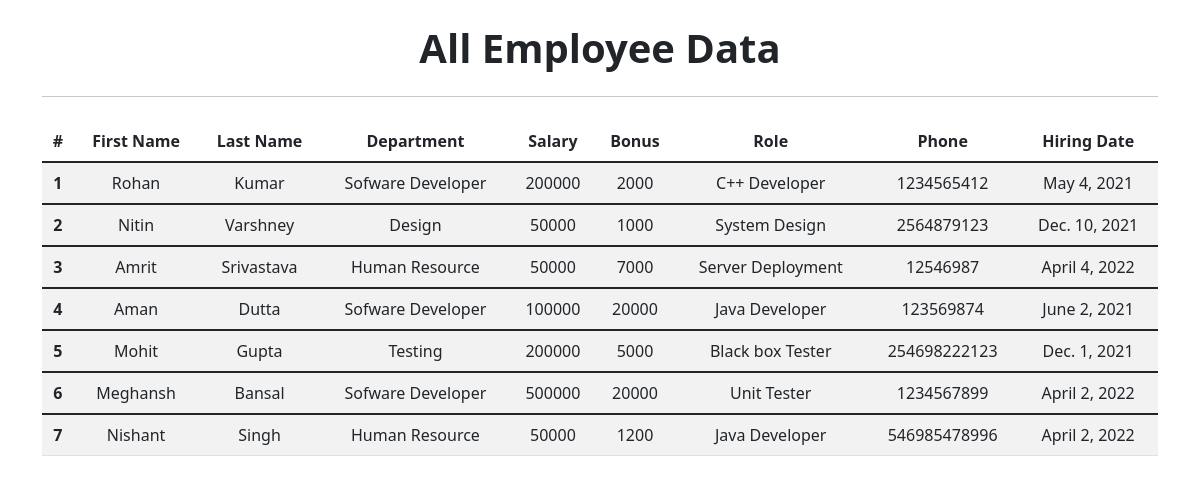
Page /view_all/ on the earlier database version.
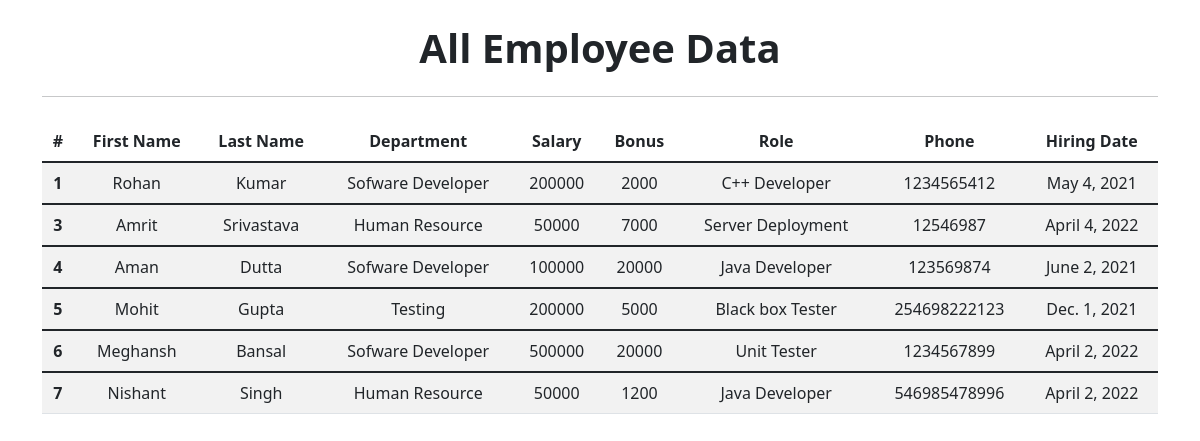
Same page on the later database version.
### emp_app/models.py (models this page shows, shortened)
class Employee(models.Model):
    first_name = models.CharField(max_length=200, null=False, default="")
    last_name = models.CharField(max_length=200, null=False, default="")
    dept = models.ForeignKey(Department, on_delete=models.CASCADE)
    salary = models.IntegerField(default=0)
    bonus = models.IntegerField(default=0)
    role = models.ForeignKey(Role, on_delete=models.CASCADE)
    phone = models.IntegerField()
    hire_date = models.DateField()

class Department(models.Model):
    name = models.CharField(max_length=100)

class Role(models.Model):
    name = models.CharField(max_length=100)

### emp_app/views.py (the view)
# urls.py: path('view_all/', views.view, name='view'),
def view(request):
    emp = Employee.objects.all()
    context = {"emps": emp, }
    return render(request, 'view_all.html', context=context)

### emp_app/templates/view_all.html (shortened to what this page needs)
<!doctype html>
<html lang="en">
<head>
    <link href="https://cdn.jsdelivr.net/npm/bootstrap@5.1.3/dist/css/bootstrap.min.css" rel="stylesheet"
>
</head>
<body>
    <div class="container" style="text-align: center;">
        <h1 class="my-4 fw-bold">All Employee Data</h1>
        <hr>
        <table class="table table-striped my-4">
            <thead>
                <tr>
                    <th scope="col">#</th>
                    <th scope="col">First Name</th>
                    <th scope="col">Last Name</th>
                    <th scope="col">Department</th>
                    <th scope="col">Salary</th>
                    <th scope="col">Bonus</th>
                    <th scope="col">Role</th>
                    <th scope="col">Phone</th>
                    <th scope="col">Hiring Date</th>
                </tr>
            </thead>
            {% for emp in emps %}
            <tbody>
                <tr>
                    <th scope="row">{{emp.id}}</th>
                    <td>{{emp.first_name}}</td>
                    <td>{{emp.last_name}}</td>
                    <td>{{emp.dept.name}}</td>
                    <td>{{emp.salary}}</td>
                    <td>{{emp.bonus}}</td>
                    <td>{{emp.role.name}}</td>
                    <td>{{emp.phone}}</td>
                    <td>{{emp.hire_date}}</td>
                </tr>
            </tbody>
            {% endfor %}
        </table>
    </div>
</body>
</html>

Differences in the rows shown:
removed Employee: id "2", first_name "Nitin", last_name "Varshney", dept.name "Design", salary "50000", bonus "1000", role.name "System Design", phone "2564879123", hire_date "Dec. 10, 2021"
